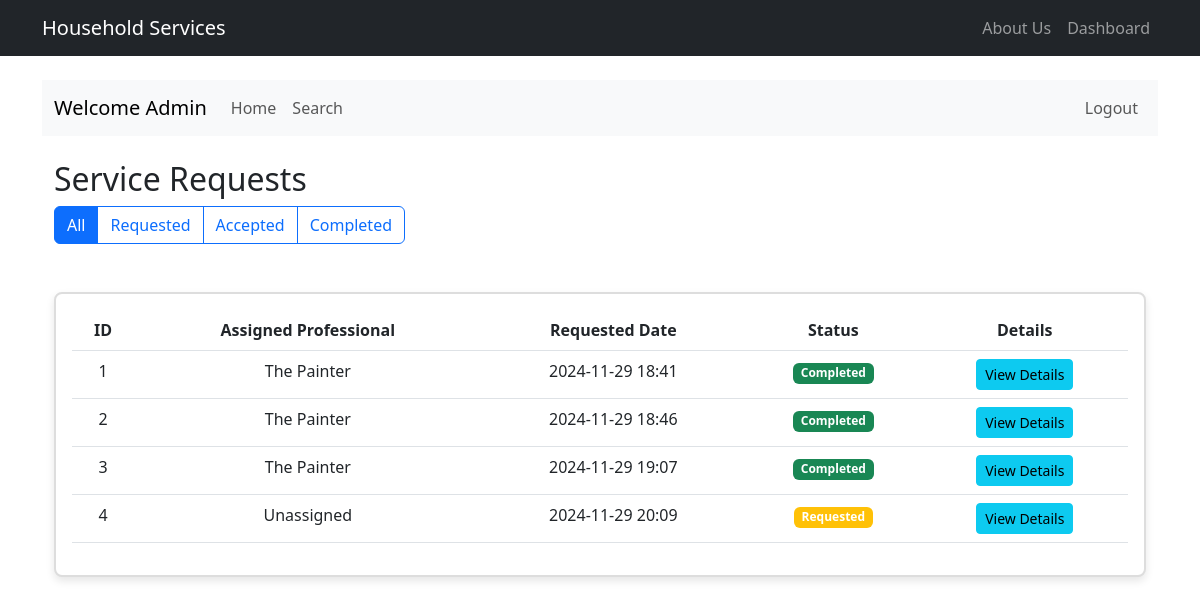
/admin/service-requests (signed in), run on an earlier commit of the app's database.
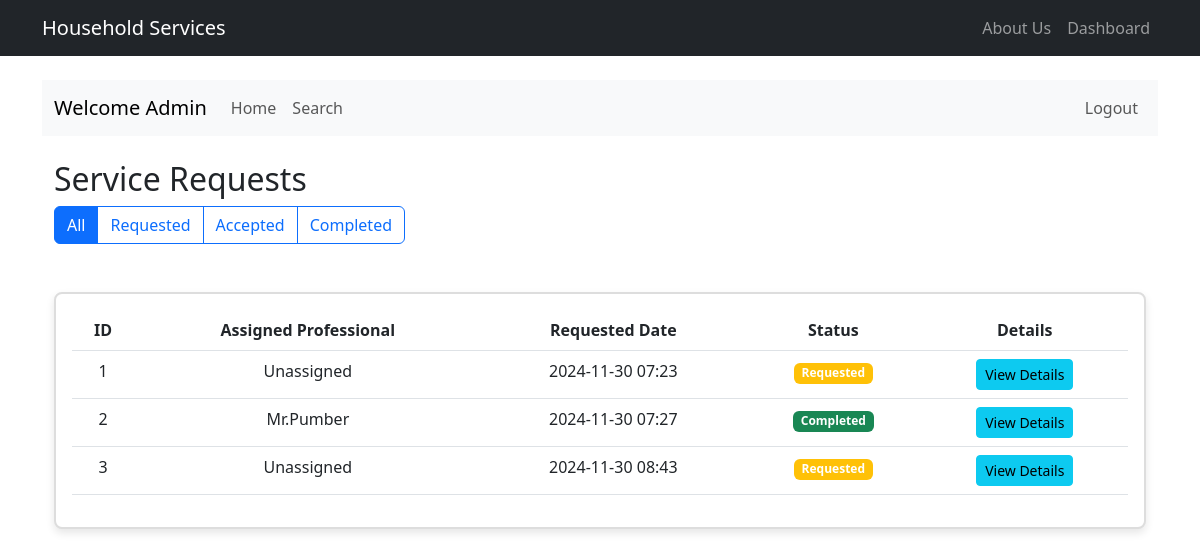
And on a later commit of the database.
### model.py (models this page shows, shortened)
class ServiceRequest(db.Model):
    id = db.Column(db.Integer, primary_key=True)
    service_id = db.Column(db.Integer, db.ForeignKey('service.id'), nullable=False)
    customer_id = db.Column(db.Integer, db.ForeignKey('customer.id'), nullable=False)
    professional_id = db.Column(db.Integer, db.ForeignKey('service_professional.id'))
    date_of_request = db.Column(db.DateTime, default=datetime.utcnow, nullable=False)
    date_of_completion = db.Column(db.DateTime)
    status = db.Column(db.String(20), default='requested')  # requested, accepted, in_progress, completed, cancelled
    remarks = db.Column(db.Text)
    rating = db.Column(db.Integer)  # 1-5 rating
    review = db.Column(db.Text)
    service = db.relationship('Service', backref='requests')
    preferred_date = db.Column(db.Date, nullable=False)
    preferred_time = db.Column(db.Time, nullable=False)
    address = db.Column(db.String(200), nullable=False)
    pincode = db.Column(db.String(10), nullable=False)
    description = db.Column(db.Text)
    sub_service_id = db.Column(db.Integer, db.ForeignKey('sub_service.id'))
    sub_service = db.relationship('SubService', backref='requests')

class User(UserMixin, db.Model):
    id = db.Column(db.Integer, primary_key=True)
    username = db.Column(db.String(80), unique=True, nullable=False)
    email = db.Column(db.String(120), unique=True, nullable=False)
    password_hash = db.Column(db.String(128), nullable=False)
    type = db.Column(db.String(50), nullable=False)
    created_at = db.Column(db.DateTime, default=datetime.utcnow)
    updated_at = db.Column(db.DateTime, default=datetime.utcnow, onupdate=datetime.utcnow)
    __mapper_args__ = {
        'polymorphic_identity': 'user',
        'polymorphic_on': type
    }

class ServiceProfessional(User):
    __tablename__ = 'service_professional'
    __mapper_args__ = {'polymorphic_identity': 'service_professional'}
    id = db.Column(db.Integer, db.ForeignKey('user.id'), primary_key=True)
    name = db.Column(db.String(100), nullable=False)  # Made nullable=False
    phone = db.Column(db.String(20))
    description = db.Column(db.Text)
    service_type = db.Column(db.String(100), nullable=False)  # Made nullable=False
    experience = db.Column(db.Integer, nullable=False)  # Made nullable=False
    address = db.Column(db.String(200), nullable=False)  # Added address field
    pincode = db.Column(db.String(10), nullable=False)  # Added pincode field
    documents_path = db.Column(db.String(255))  # Added documents path
    is_blocked = db.Column(db.Boolean, default=False)
    is_approved = db.Column(db.Boolean, default=False)
    is_active = db.Column(db.Boolean, default=True)
    rating = db.Column(db.Float, default=0.0)
    total_reviews = db.Column(db.Integer, default=0)
    requests = db.relationship('ServiceRequest', backref='professional', lazy='dynamic')

### routes.py (the view)
@app.route('/admin/service-requests')
@login_required
def manage_service_requests():
    if current_user.type != 'admin':
        flash('Access denied. Admin privileges required.', 'danger')
        return redirect(url_for('dashboard'))
    status_filter = request.args.get('status', 'all')
    if status_filter == 'all':
        requests = ServiceRequest.query.all()
    else:
        requests = ServiceRequest.query.filter_by(status=status_filter).all()
    return render_template('admin/service_requests.html', requests=requests, current_filter=status_filter)

### app.py (called while the page is built)
@login_manager.user_loader
def load_user(user_id):
    return User.query.get(int(user_id))

### templates/admin/service_requests.html (shortened to what this page needs)
{% extends "main.html" %}
{% block admin_content %}
<div class="container">
    <div class="row mb-4">
        <div class="col-md-12">
            <h2>Service Requests</h2>
            <div class="btn-group mb-3">
                <a href="{{ url_for('manage_service_requests', status='all') }}"
                   class="btn btn-outline-primary {% if current_filter == 'all' %}active{% endif %}">All</a>
                <a href="{{ url_for('manage_service_requests', status='requested') }}"
                   class="btn btn-outline-primary {% if current_filter == 'requested' %}active{% endif %}">Requested</a>
                <a href="{{ url_for('manage_service_requests', status='accepted') }}"
                   class="btn btn-outline-primary {% if current_filter == 'accepted' %}active{% endif %}">Accepted</a>
                <a href="{{ url_for('manage_service_requests', status='completed') }}"
                   class="btn btn-outline-primary {% if current_filter == 'completed' %}active{% endif %}">Completed</a>
            </div>
        </div>
    </div>
    <div class="card">
        <div class="card-body">
            <table class="table">
                <thead>
                    <tr>
                        <th>ID</th>
                        <th>Assigned Professional</th>
                        <th>Requested Date</th>
                        <th>Status</th>
                        <th>Details</th>
                    </tr>
                </thead>
                <tbody>
                    {% for request in requests %}
                    <tr>
                        <td>{{ request.id }}</td>
                        <td>{{ request.professional.name if request.professional else 'Unassigned' }}</td>
                        <td>{{ request.date_of_request.strftime('%Y-%m-%d %H:%M') }}</td>
                        <td>
                            <span class="badge bg-{{ {
                                'requested': 'warning',
                                'accepted': 'primary',
                                'completed': 'success'
                            }[request.status] }}">
                                {{ request.status.title() }}
                            </span>
                        </td>
                        <td>
                            <button class="btn btn-sm btn-info" data-bs-toggle="modal" data-bs-target="#requestModal{{ request.id }}">
                                View Details
                            </button>
                        </td>
                    </tr>
                    {% endfor %}
                </tbody>
            </table>
        </div>
    </div>
</div>
{% endblock %}

### templates/main.html (shortened to what this page needs)
<!DOCTYPE html>
<html lang="en">
<head>
    <link href="https://cdn.jsdelivr.net/npm/bootstrap@5.3.0/dist/css/bootstrap.min.css" rel="stylesheet">
    <link rel="stylesheet" href="https://cdnjs.cloudflare.com/ajax/libs/font-awesome/5.15.4/css/all.min.css">
    <link rel="stylesheet" href="{{ url_for('static', filename='css/style.css') }}">
</head>
<body>
    <nav class="navbar navbar-expand-lg navbar-dark bg-dark">
        <div class="container">
            <a class="navbar-brand" href="{{ url_for('index') }}">Household Services</a>
            <div class="collapse navbar-collapse" id="navbarNav">
                <ul class="navbar-nav ms-auto">
                    <li class="nav-item">
                        <a class="nav-link" href="{{ url_for('intro') }}">About Us</a>
                    </li>
                    {% if session.get('user_type') %}
                        <li class="nav-item">
                            <a class="nav-link" href="{{ url_for('dashboard') }}">Dashboard</a>
                        </li>
                    {% else %}
                        <li class="nav-item">
                            <a class="nav-link" href="{{ url_for('login') }}">Login</a>
                        </li>
                    {% endif %}
                </ul>
            </div>
        </div>
    </nav>
    <div class="container mt-4">
        {% block content %}
        <nav class="navbar navbar-expand-lg navbar-light bg-light mb-4">
            <div class="container-fluid">
                <span class="navbar-brand">
                    {% if session.get('user_type') == 'customer' %}
                        Welcome Customer
                    {% elif session.get('user_type') == 'service_professional' %}
                        Welcome Professional
                    {% elif session.get('user_type') == 'admin' %}
                        Welcome Admin
                    {% else %}
                        Welcome
                    {% endif %}
                </span>
                <div class="collapse navbar-collapse" id="adminNavbar">
                    <ul class="navbar-nav me-auto">
                        <li class="nav-item">
                            <a class="nav-link" href="{{ url_for('dashboard') }}">Home</a>
                        </li>
                        <li class="nav-item">
                            <a class="nav-link" href="{{ url_for('admin_search' if current_user.type == 'admin' else 'professional_search' if current_user.type == 'service_professional' else 'customer_search') }}">Search</a>                        </li>
                    </ul>
                    <ul class="navbar-nav">
                        <li class="nav-item">
                            <a class="nav-link" href="{{ url_for('logout') }}">Logout</a>
                        </li>
                    </ul>
                </div>
            </div>
        </nav>
        {% block admin_content %}{% endblock %}
        {% endblock %}
    </div>
</body>
</html>

### static/css/style.css (style rules this page uses)
.card { box-shadow: 0 0 10px rgba(0,0,0,0.1); margin-top: 2rem; }
.card-body { padding: 2rem; }
.card { border: 2px solid #ddd; border-radius: 8px; box-shadow: 0 4px 8px rgba(0, 0, 0, 0.1); transition: transform 0.2s, box-shadow 0.2s; overflow: hidden; }
.card-body { padding: 16px; text-align: center; }

What changed in the data, as far as the page shows it:
removed ServiceRequest: id "4", professional "Unassigned", date_of_request "2024-11-29 20:09", status "Requested"
changed ServiceRequest id 1: professional "The Painter" → "Unassigned"; date_of_request "2024-11-29 18:41" → "2024-11-30 07:23"; status "Completed" → "Requested"
changed ServiceRequest "Completed": professional "The Painter" → "Mr.Pumber"; date_of_request "2024-11-29 18:46" → "2024-11-30 07:27"
changed ServiceRequest id 3: professional "The Painter" → "Unassigned"; date_of_request "2024-11-29 19:07" → "2024-11-30 08:43"; status "Completed" → "Requested"
